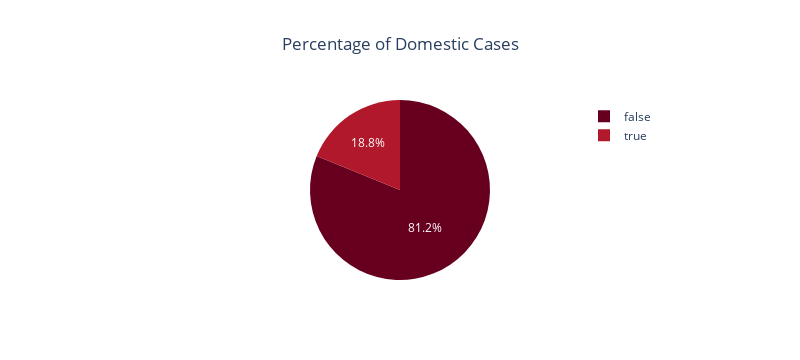

The notebook cell this image was saved under:
### Code cell
# num of domestic
num_domestic = domestic.value_counts()
type = pd.DataFrame(data=num_domestic.index, columns=["Domestic"])
type['values'] = num_domestic.values
fig = px.pie(type[:10], values='values', names='Domestic', title='Percentage of Domestic Cases', color_discrete_sequence=px.colors.sequential.RdBu)
fig.update_layout(title_text='Percentage of Domestic Cases', title_x=0.5)
fig.update_layout(legend=dict(yanchor="top",y=0.99,xanchor="right",x=0.90), width = 800)
fig.show()

### Figure 1 — Plotly figure (JSON) as saved in the notebook; plotly's stock layout.template omitted (floating-point values rounded to 4 significant figures)
{"data": [{"domain": {"x": [0, 1], "y": [0, 1]}, "hovertemplate": "Domestic=%{label}<br>value=%{value}<extra></extra>", "labels": [false, true], "legendgroup": "", "name": "", "showlegend": true, "type": "pie", "values": [193323, 44849]}], "layout": {"height": 360, "legend": {"tracegroupgap": 0, "x": 0.9, "xanchor": "right", "y": 0.99, "yanchor": "top"}, "piecolorway": ["rgb(103,0,31)", "rgb(178,24,43)", "rgb(214,96,77)", "rgb(244,165,130)", "rgb(253,219,199)", "rgb(247,247,247)", "rgb(209,229,240)", "rgb(146,197,222)", "rgb(67,147,195)", "rgb(33,102,172)", "rgb(5,48,97)"], "title": {"text": "Percentage of Domestic Cases", "x": 0.5}, "width": 800}}
